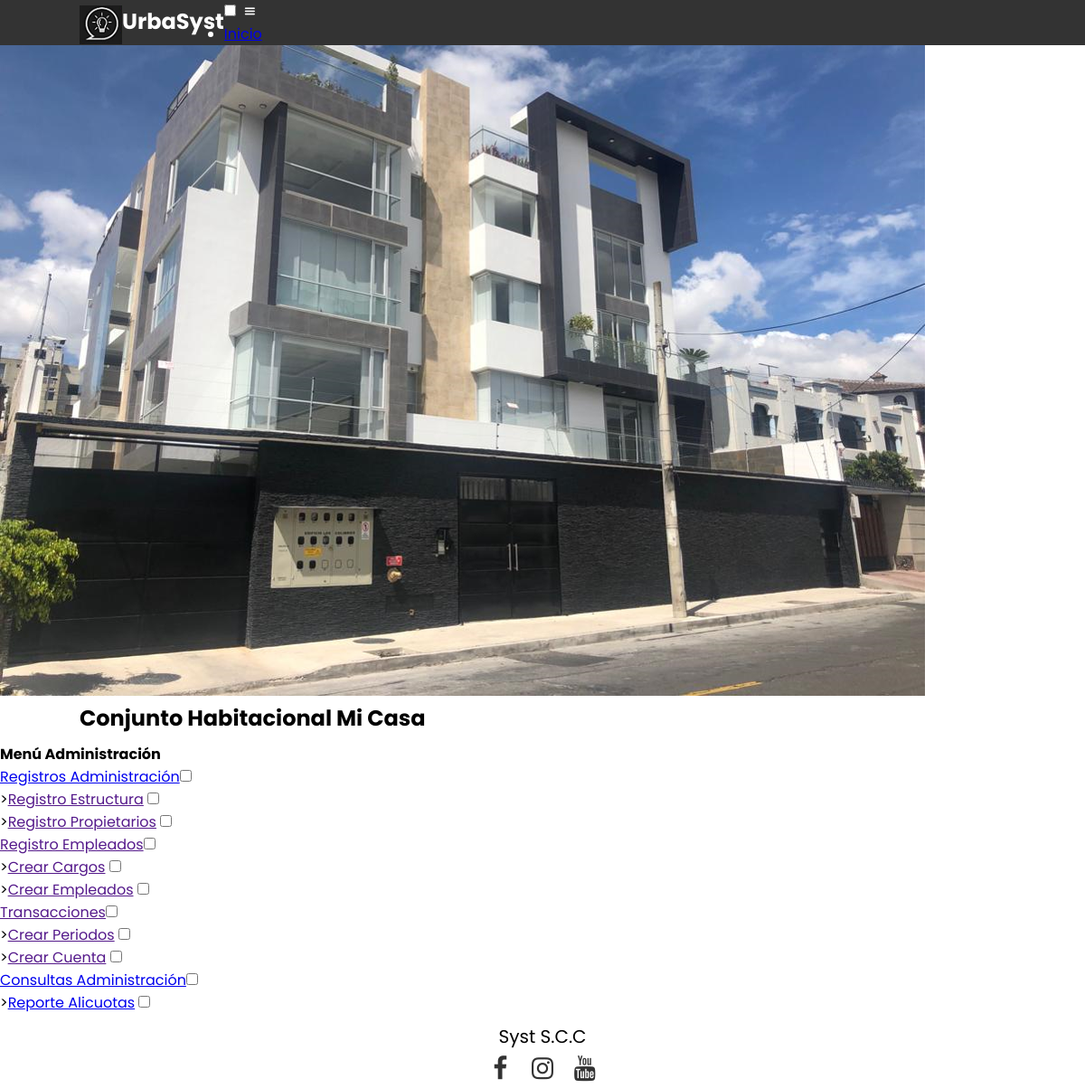
Page /mnu.php on the committed database.
### tables this page shows
CREATE TABLE `operaciones` (
  `idoperaciones` int(11) NOT NULL,
  `operaciones_desc` varchar(45) DEFAULT NULL,
  `operaciones_padre` int(11) DEFAULT NULL,
  `operaciones_link` varchar(255) NOT NULL
);

### mnu.php (the view, shortened to what this page needs)
<!DOCTYPE html>
<html>
<head>
     <link rel="stylesheet" href="css/fontello.css">
   <link rel="stylesheet" href="css/estilos.css">
 </head>
<body>
<header>
        <div class="container">
            <h1> <img src="img/favicon.png"> UrbaSyst</h1>
            <input type="checkbox" id="menu-bar">
            <label class="icon-menu" for="menu-bar"></label>
            <nav class="menus">
                <ul id="menus">
                    <li><a href="index.php">Inicio</a></li>
                </ul>
        </div>
    </header>
	 <main class="main">
        <section id="banner">
            <img src="img/conjunto.png">
            <div class="container">
                <h2>Conjunto Habitacional Mi Casa</h2>
                </div>
   </section>
     <section id="servicios">
            <h4>Menú Administración</h4>
  <?php
  require 'database.php';
$sql = $conn->prepare("SELECT idoperaciones, operaciones_desc, operaciones_link, operaciones_padre FROM operaciones ORDER BY operaciones_padre, idoperaciones");
    $sql->execute();
$menus = array(
        'items' => array(),
        'parents' => array()
);
while ($items =$sql->fetch(PDO::FETCH_ASSOC)) {
        $menus['items'][$items['idoperaciones']] = $items;
        $menus['parents'][$items['operaciones_padre']][] = $items['idoperaciones'];
}
echo createTreeView(0, $menus);
?>
<?php
function createTreeView($parent, $menu) {
   $html = "";
   if (isset($menu['parents'][$parent])) {
      $html .= "
      <ol class='tree'>";
       foreach ($menu['parents'][$parent] as $itemId) {
          if(!isset($menu['parents'][$itemId])) {
             $html .= "<li>
><a href='".$menu['items'][$itemId]['operaciones_link']."'>"
.$menu['items'][$itemId]['operaciones_desc']."</a>
 <input type='checkbox' name='subfolder2'/></li>";
          }
          if(isset($menu['parents'][$itemId])) {
             $html .= "
             <li><a href='".$menu['items'][$itemId]['operaciones_link']."'>".$menu['items'][$itemId]['operaciones_desc']
."</a><input type='checkbox' name='subfolder2'/>";
             $html .= createTreeView($itemId, $menu);
             $html .= "</li>";
          }
       }
       $html .= "</ol>";
   }
   return $html;
}
?>
</section>
      </main>
    <footer>
        <div class="container">
            <p class="copy">Syst S.C.C</p>
        </div>
        <div class="social">
             <a class = "icon-facebook" href="https://www.facebook.com/Syst-100858474749385/"></a>
             <a class = "icon-instagram"href="https://www.instagram.com/syst_s.a/"></a>
             <a class = "icon-youtube" href="https://www.youtube.com/channel/UCDlLeZbHaztglm9PX7WFYow"></a>
        </div>
    </footer>
</body>
</html>

### css/estilos.css (style rules this page uses)
* { margin: 0; padding: 0; box-sizing: border-box; }
body { font-family: 'Poppins', sans-serif; }
header { width: 100%; height: 50px; background: #333; color: #fff; position: fixed; top: 0; left: 0; z-index: 100; }
.container { width: 100%; margin: auto; }
h1 { display: inline-flex; float: left; font-size: large; margin: 6px 0; }
section { width: 100%; margin-bottom: 10px; }
footer .container { display: flex; flex-wrap: wrap; justify-content: center; }
.copy { font-size: 20px; }
.social { text-align: center; width: 100%; font-size: 28px; }
.social a { color: #333; text-decoration: none; }
@media (min-width:1024px) { .container { width: 1024px; } }
@media (min-width:1024px) { h1 { font-size: 24px; } }

### rows in the picture
operaciones: operaciones_desc "Registros Administración"
operaciones: operaciones_desc "Registro Estructura"
operaciones: operaciones_desc "Registro Propietarios"
operaciones: operaciones_desc "Registro Empleados"
operaciones: operaciones_desc "Crear Cargos"
operaciones: operaciones_desc "Crear Empleados"
operaciones: operaciones_desc "Transacciones"
operaciones: operaciones_desc "Crear Periodos"
operaciones: operaciones_desc "Crear Cuenta"
operaciones: operaciones_desc "Consultas Administración"
operaciones: operaciones_desc "Reporte Alicuotas"
